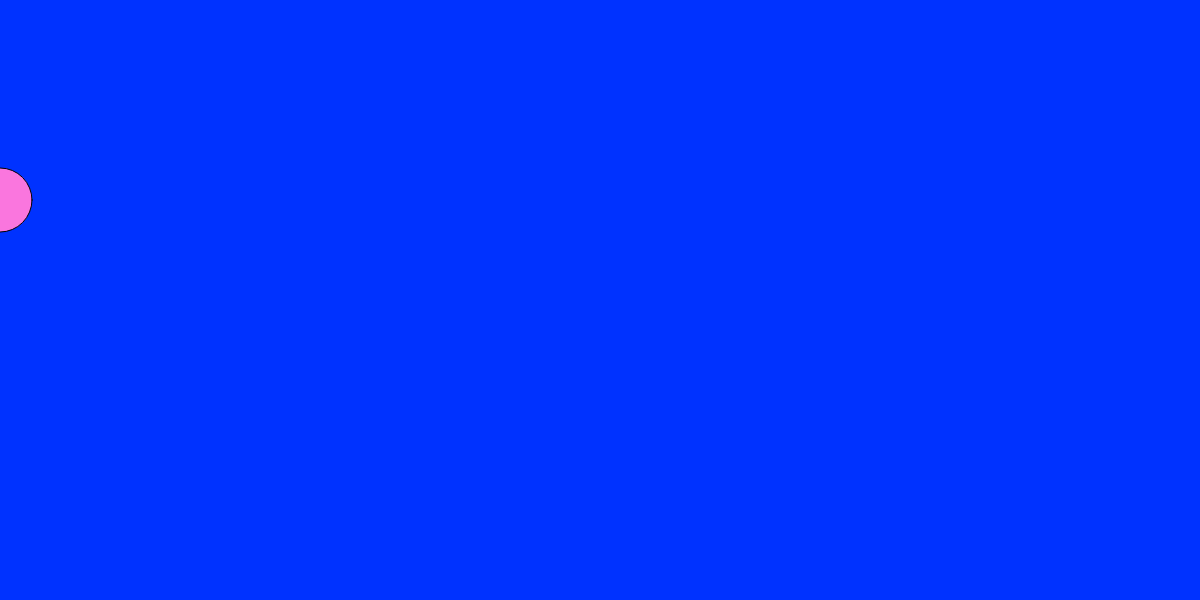
Frame 1 (no input)
Frame 60 (no input): identical to frame 1, image omitted
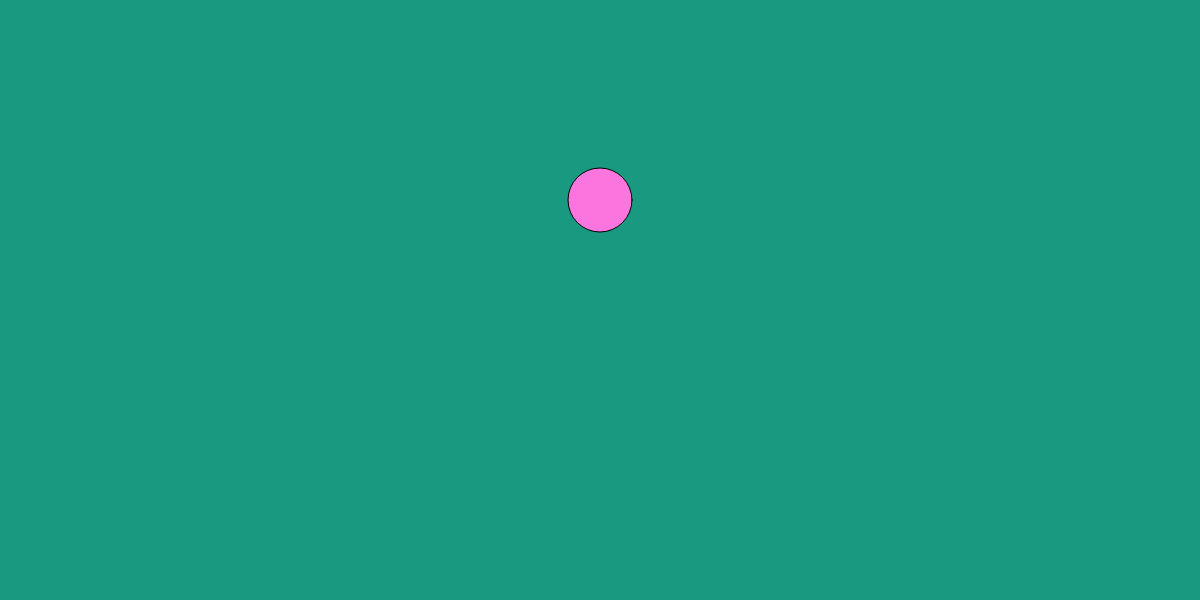
Frame 120 (the mouse pressed at the canvas centre since frame 60)

The p5.js sketch that drew these frames (run headless with seeded random() and noise() and a simulated clock; from frame 60 on, the mouse is pressed at the canvas centre):

// p5.js sketch
// ── sketch.js

var r = 0;
var g = 50;
var b=255;

// INITIALIZE ALL YOUR VARIABLES
// Ideally you would create 3 variables. red blue green or r, g, b


function setup(){

  createCanvas(1200,600);
}


function draw(){
  //background
  r = map(mouseX, 0, 1200, 0, 50);
  g = map(mouseX, 0, 1200, 50, 255);
  b = map(mouseX, 0, 1200, 255, 0);
  background(r, g, b);

  //ellipse
  fill (250, 118, 222);
  ellipse(mouseX, 200, 64, 64);


  // change the value of Red based on the mouse movement about the X axis
  // change the value of Green based on the mouse movement about the X axis
  // change the value of Blue based on the mouse movement about the X axis

  // Use the map() function to do so. 

  // Pass the values to the background() function you have learnt previously.

  // Create an ellipse that will move around with you mouse about the X axis.
  // Remember to fill the canvas with white paint before creating the ellipse.
}
